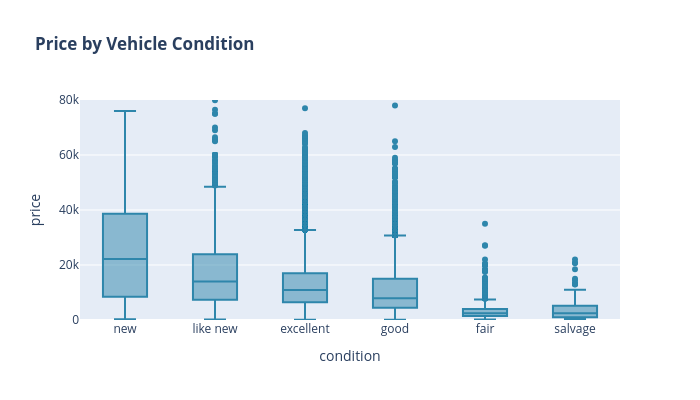

The code cell stored with this chart in its notebook:
### Markdown cell above
### 3.3. Price by Condition Box Plot

### Code cell
px.box(vehicles_df,
       x='condition',
       y='price',
       category_orders={'condition': ['new', 'like new', 'excellent', 'good', 'fair', 'salvage']},
       color_discrete_sequence=['#2E86AB'],
       range_y=[0, 80000],
       title='<b>Price by Vehicle Condition</b>',
       width=700,
       height=400)

### Figure 1 — Plotly figure (JSON) as saved in the notebook; plotly's stock layout.template omitted (floating-point values rounded to 4 significant figures; data arrays with more than 128 entries replaced by an {"elided": "..."} marker saying what was removed)
{"data": [{"alignmentgroup": "True", "hovertemplate": "condition=%{x}<br>price=%{y}<extra></extra>", "legendgroup": "", "marker": {"color": "#2E86AB"}, "name": "", "notched": false, "offsetgroup": "", "orientation": "v", "showlegend": false, "type": "box", "x": {"elided": "50240 str values"}, "x0": " ", "xaxis": "x", "y": {"elided": "50240 int values"}, "y0": " ", "yaxis": "y"}], "layout": {"boxmode": "group", "height": 400, "legend": {"tracegroupgap": 0}, "title": {"text": "<b>Price by Vehicle Condition</b>"}, "width": 700, "xaxis": {"anchor": "y", "categoryarray": ["new", "like new", "excellent", "good", "fair", "salvage"], "categoryorder": "array", "domain": [0, 1], "title": {"text": "condition"}}, "yaxis": {"anchor": "x", "domain": [0, 1], "range": [0, 80000], "title": {"text": "price"}}}}
